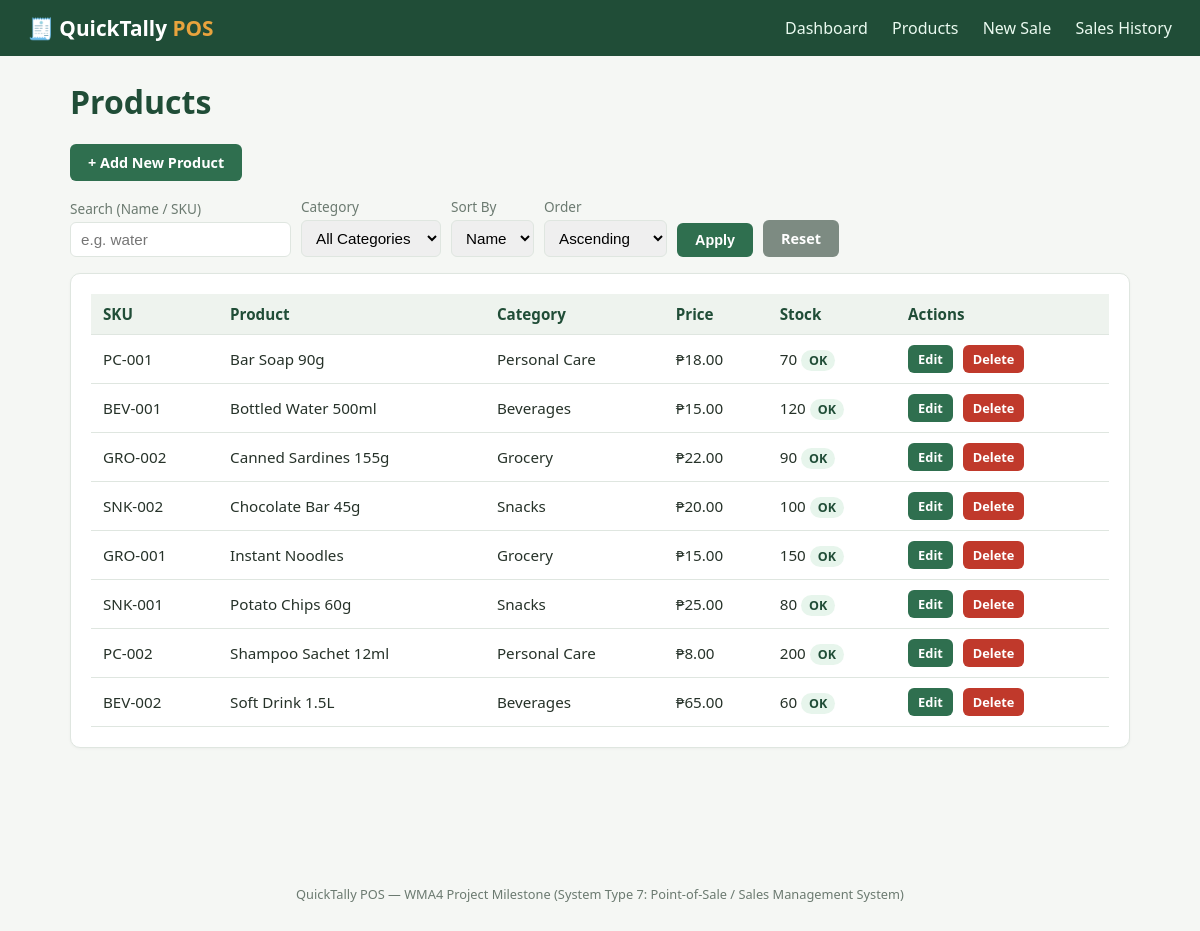
/products.php, run on the app's committed database.
### tables this page shows
CREATE TABLE products (
    product_id      INT AUTO_INCREMENT PRIMARY KEY,
    category_id     INT NOT NULL,
    sku             VARCHAR(30) NOT NULL UNIQUE,
    product_name    VARCHAR(150) NOT NULL,
    description     VARCHAR(255) DEFAULT NULL,
    unit_price      DECIMAL(10,2) NOT NULL,
    stock_quantity  INT NOT NULL DEFAULT 0,
    reorder_level   INT NOT NULL DEFAULT 10,
    created_at      TIMESTAMP DEFAULT CURRENT_TIMESTAMP,
    updated_at      TIMESTAMP DEFAULT CURRENT_TIMESTAMP ON UPDATE CURRENT_TIMESTAMP,
    CONSTRAINT fk_products_category
        FOREIGN KEY (category_id) REFERENCES categories(category_id)
        ON UPDATE CASCADE ON DELETE RESTRICT
);

CREATE TABLE categories (
    category_id     INT AUTO_INCREMENT PRIMARY KEY,
    category_name   VARCHAR(100) NOT NULL UNIQUE,
    description     VARCHAR(255) DEFAULT NULL,
    created_at      TIMESTAMP DEFAULT CURRENT_TIMESTAMP
);

### classes/Product.php (called while the page is built, shortened)
<?php
class Product extends BaseModel
{
    private ?int $productId;
    private string $sku;
    private string $productName;
    private float $unitPrice;
    private int $stockQuantity;
    private int $reorderLevel;
    private ?string $categoryName = null;
    public function __construct(
        ?int $productId = null,
        int $categoryId = 0,
        string $sku = '',
        string $productName = '',
        ?string $description = null,
        float $unitPrice = 0.0,
        int $stockQuantity = 0,
        int $reorderLevel = 10
    ) {
        $this->productId     = $productId;
        $this->sku           = $sku;
        $this->productName   = $productName;
        $this->unitPrice     = $unitPrice;
        $this->stockQuantity = $stockQuantity;
        $this->reorderLevel  = $reorderLevel;
    }
    public function getProductId(): ?int { return $this->productId; }
    public function getSku(): string { return $this->sku; }
    public function getProductName(): string { return $this->productName; }
    public function getUnitPrice(): float { return $this->unitPrice; }
    public function getStockQuantity(): int { return $this->stockQuantity; }
    public function getCategoryName(): ?string { return $this->categoryName; }
    public function isLowStock(): bool
    {
        return $this->stockQuantity <= $this->reorderLevel;
    }
    public static function search(string $keyword = '', ?int $categoryId = null, string $sortBy = 'product_name', string $sortDir = 'ASC', int $limit = 50): array
    {
        $sortDir = strtoupper($sortDir) === 'DESC' ? 'DESC' : 'ASC';
        $sql = 'SELECT p.*, c.category_name
                  FROM products p
                  JOIN categories c ON c.category_id = p.category_id
                 WHERE (p.product_name LIKE :keyword1 OR p.sku LIKE :keyword2)';
        $params = [':keyword1' => "%{$keyword}%", ':keyword2' => "%{$keyword}%"];
        $sql .= " ORDER BY {$sortBy} {$sortDir} LIMIT :limit";
        $db = Database::getConnection();
        $stmt = $db->prepare($sql);
        foreach ($params as $key => $value) {
            $stmt->bindValue($key, $value);
        }
        $stmt->bindValue(':limit', $limit, PDO::PARAM_INT);
        $stmt->execute();
        $products = [];
        foreach ($stmt->fetchAll() as $row) {
            $products[] = self::hydrate($row);
        }
        return $products;
    }
    private static function hydrate(array $row): self
    {
        $product = new self(
            (int) $row['product_id'],
            (int) $row['category_id'],
            $row['sku'],
            $row['product_name'],
            $row['description'],
            (float) $row['unit_price'],
            (int) $row['stock_quantity'],
            (int) $row['reorder_level']
        );
        if (isset($row['category_name'])) {
            $product->categoryName = $row['category_name'];
        }
        return $product;
    }
}

### classes/Database.php (called while the page is built, shortened)
<?php
class Database
{
    private static ?PDO $instance = null;
    public static function getConnection(): PDO
    {
        if (self::$instance === null) {
            try {
                $dsn = 'mysql:host=' . DB_HOST . ';dbname=' . DB_NAME . ';charset=utf8mb4';
                self::$instance = new PDO($dsn, DB_USER, DB_PASS, [
                    PDO::ATTR_ERRMODE            => PDO::ERRMODE_EXCEPTION,
                    PDO::ATTR_DEFAULT_FETCH_MODE => PDO::FETCH_ASSOC,
                    PDO::ATTR_EMULATE_PREPARES   => false,
                ]);
            } catch (PDOException $e) {
                die('Database connection failed: ' . htmlspecialchars($e->getMessage()));
            }
        }
        return self::$instance;
    }
}

### products.php (the view, shortened to what this page needs)
<?php
require_once __DIR__ . '/classes/Product.php';
$keyword    = trim($_GET['keyword'] ?? '');
$categoryId = isset($_GET['category_id']) && $_GET['category_id'] !== '' ? (int) $_GET['category_id'] : null;
$sortBy     = $_GET['sort_by'] ?? 'product_name';
$sortDir    = $_GET['sort_dir'] ?? 'ASC';
$products   = Product::search($keyword, $categoryId, $sortBy, $sortDir, 200);
require __DIR__ . '/includes/header.php';
?>
<h1>Products</h1>
<p><a class="btn" href="product_form.php">+ Add New Product</a></p>
<form class="inline" method="get">
    <div class="field">
        <label for="keyword">Search (Name / SKU)</label>
        <input type="text" id="keyword" name="keyword" value="<?= htmlspecialchars($keyword) ?>" placeholder="e.g. water">
    </div>
    <div class="field">
        <label for="category_id">Category</label>
        <select id="category_id" name="category_id">
            <option value="">All Categories</option>
        </select>
    </div>
    <div class="field">
        <label for="sort_by">Sort By</label>
        <select id="sort_by" name="sort_by">
            <option value="product_name" <?= $sortBy === 'product_name' ? 'selected' : '' ?>>Name</option>
        </select>
    </div>
    <div class="field">
        <label for="sort_dir">Order</label>
        <select id="sort_dir" name="sort_dir">
            <option value="ASC" <?= $sortDir === 'ASC' ? 'selected' : '' ?>>Ascending</option>
        </select>
    </div>
    <button class="btn" type="submit">Apply</button>
    <a class="btn btn-secondary" href="products.php">Reset</a>
</form>
<div class="card">
    <table>
        <thead>
            <tr><th>SKU</th><th>Product</th><th>Category</th><th>Price</th><th>Stock</th><th>Actions</th></tr>
        </thead>
        <tbody>
        <?php if (empty($products)): ?>
            <tr><td colspan="6">No products found.</td></tr>
        <?php else: foreach ($products as $p): ?>
            <tr>
                <td><?= htmlspecialchars($p->getSku()) ?></td>
                <td><?= htmlspecialchars($p->getProductName()) ?></td>
                <td><?= htmlspecialchars($p->getCategoryName() ?? '') ?></td>
                <td>₱<?= number_format($p->getUnitPrice(), 2) ?></td>
                <td>
                    <?= $p->getStockQuantity() ?>
                    <?php if ($p->isLowStock()): ?>
                        <span class="badge badge-low">Low</span>
                    <?php else: ?>
                        <span class="badge badge-ok">OK</span>
                    <?php endif; ?>
                </td>
                <td class="actions">
                    <a class="btn btn-sm" href="product_form.php?id=<?= $p->getProductId() ?>">Edit</a>
                    <a class="btn btn-sm btn-danger" href="product_delete.php?id=<?= $p->getProductId() ?>"
                       onclick="return confirm('Delete this product? This cannot be undone.');">Delete</a>
                </td>
            </tr>
        <?php endforeach; endif; ?>
        </tbody>
    </table>
</div>
<?php require __DIR__ . '/includes/footer.php'; ?>

### includes/header.php (shortened to what this page needs)
<!DOCTYPE html>
<html lang="en">
<head>
    <link rel="stylesheet" href="css/style.css">
</head>
<body>
<header class="topbar">
    <div class="brand">🧾 QuickTally <span>POS</span></div>
    <nav>
        <a href="index.php">Dashboard</a>
        <a href="products.php">Products</a>
        <a href="sales.php">New Sale</a>
        <a href="sales_history.php">Sales History</a>
    </nav>
</header>
<main class="container">

### includes/footer.php
</main>
<footer class="footer">
    <p>QuickTally POS &mdash; WMA4 Project Milestone (System Type 7: Point-of-Sale / Sales Management System)</p>
</footer>
</body>
</html>

### css/style.css (style rules this page uses)
:root { --primary: #2f6f4f; --primary-dark: #204d37; --accent: #e8a33d; --bg: #f5f7f4; --card: #ffffff; --text: #263229; --muted: #6b7a70; --danger: #c0392b; --border: #dfe6e0; }
* { box-sizing: border-box; }
body { margin: 0; font-family: 'Segoe UI', Roboto, Arial, sans-serif; background: var(--bg); color: var(--text); }
.topbar { background: var(--primary-dark); color: #fff; display: flex; align-items: center; justify-content: space-between; padding: 14px 28px; flex-wrap: wrap; }
.brand { font-size: 1.3rem; font-weight: 700; }
.brand span { color: var(--accent); }
.topbar nav a { color: #eafaf0; text-decoration: none; margin-left: 20px; font-weight: 500; }
.container { max-width: 1100px; margin: 24px auto; padding: 0 20px 60px; }
h1, h2, h3 { color: var(--primary-dark); }
.card { background: var(--card); border: 1px solid var(--border); border-radius: 10px; padding: 20px; margin-bottom: 20px; box-shadow: 0 1px 3px rgba(0,0,0,0.04); }
table { width: 100%; border-collapse: collapse; background: var(--card); }
th, td { padding: 10px 12px; border-bottom: 1px solid var(--border); text-align: left; font-size: 0.95rem; }
th { background: #eef3ee; color: var(--primary-dark); }
.badge { padding: 2px 8px; border-radius: 12px; font-size: 0.78rem; font-weight: 600; }
.badge-ok { background: #e7f5ec; color: var(--primary-dark); }
form.inline { display: flex; gap: 10px; flex-wrap: wrap; align-items: end; margin-bottom: 16px; }
.field { display: flex; flex-direction: column; gap: 4px; }
label { font-size: 0.85rem; color: var(--muted); }
input, select, textarea { padding: 8px 10px; border: 1px solid var(--border); border-radius: 6px; font-size: 0.95rem; }
.btn { display: inline-block; background: var(--primary); color: #fff; border: none; padding: 9px 18px; border-radius: 6px; cursor: pointer; font-weight: 600; text-decoration: none; font-size: 0.9rem; }
.btn-danger { background: var(--danger); }
.btn-secondary { background: #7d8b82; }
.btn-sm { padding: 5px 10px; font-size: 0.8rem; }
.footer { text-align: center; color: var(--muted); font-size: 0.8rem; padding: 20px; }
.actions a, .actions button { margin-right: 6px; }

### data on the page
products: sku "PC-001", product_name "Bar Soap 90g", category.category_name "Personal Care", unit_price "18.00", stock_quantity "70", reorder_level "OK"
products: sku "BEV-001", product_name "Bottled Water 500ml", category.category_name "Beverages", unit_price "15.00", stock_quantity "120", reorder_level "OK"
products: sku "GRO-002", product_name "Canned Sardines 155g", category.category_name "Grocery", unit_price "22.00", stock_quantity "90", reorder_level "OK"
products: sku "SNK-002", product_name "Chocolate Bar 45g", category.category_name "Snacks", unit_price "20.00", stock_quantity "100", reorder_level "OK"
products: sku "GRO-001", product_name "Instant Noodles", category.category_name "Grocery", unit_price "15.00", stock_quantity "150", reorder_level "OK"
products: sku "SNK-001", product_name "Potato Chips 60g", category.category_name "Snacks", unit_price "25.00", stock_quantity "80", reorder_level "OK"
products: sku "PC-002", product_name "Shampoo Sachet 12ml", category.category_name "Personal Care", unit_price "8.00", stock_quantity "200", reorder_level "OK"
products: sku "BEV-002", product_name "Soft Drink 1.5L", category.category_name "Beverages", unit_price "65.00", stock_quantity "60", reorder_level "OK"
